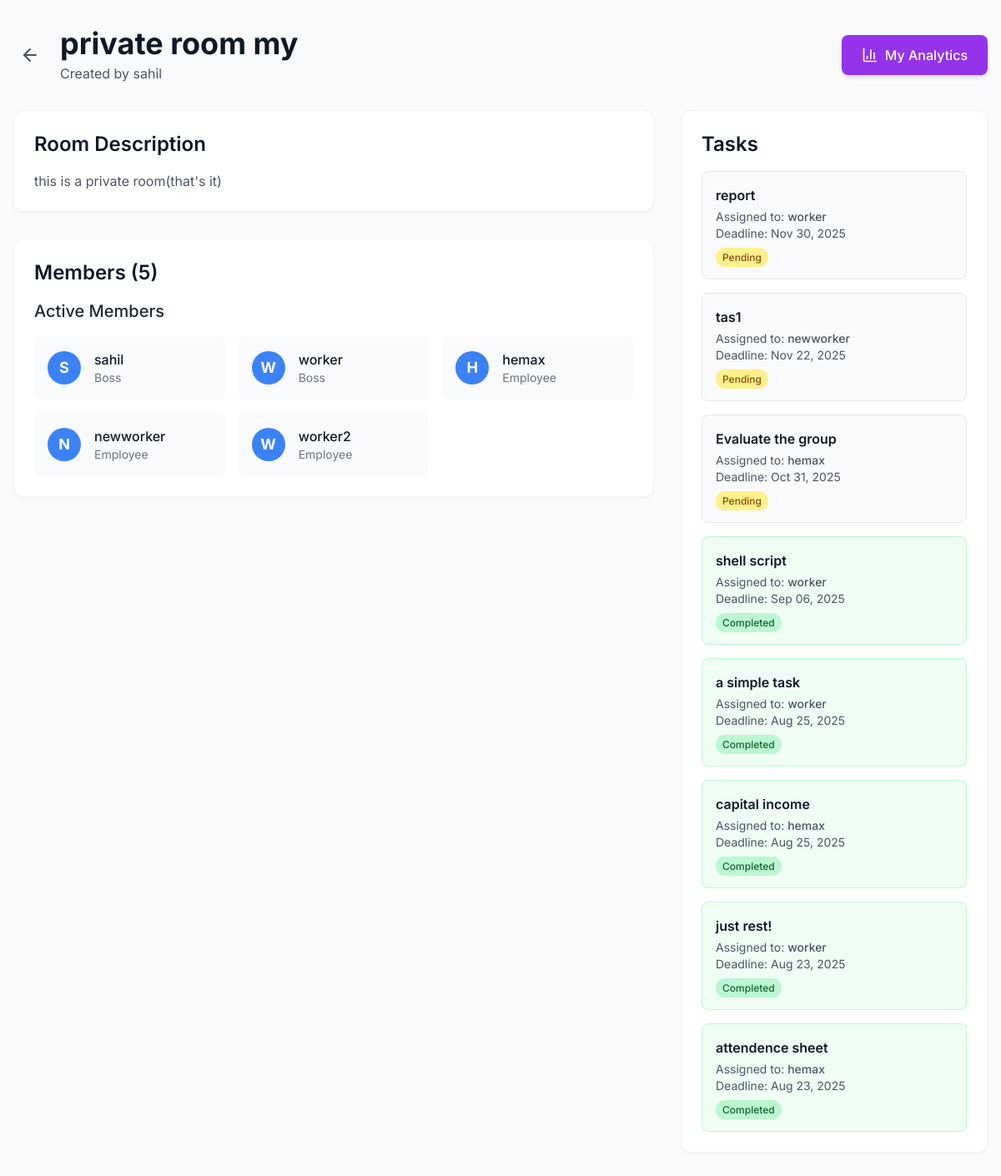
The page /rooms/2/ (signed in) on the database its author committed.
### core/models.py (models this page shows, shortened)
class TaskRoom(models.Model):
    name = models.CharField(max_length=255)
    description = models.TextField(blank=True)
    created_by = models.ForeignKey(User, on_delete=models.CASCADE)  # Boss/Admin
    created_at = models.DateTimeField(auto_now_add=True)
    is_public = models.BooleanField(default=True)
    room_code = models.UUIDField(default=uuid.uuid4, unique=True, editable=False)

class Membership(models.Model):
    ROLE_CHOICES = (
        ('boss', 'Boss'),
        ('employee', 'Employee'),
    )
    MEMBERSHIP_STATUS_CHOICES = (
        ('pending', 'Pending'),
        ('accepted', 'Accepted'),
        ('rejected', 'Rejected'),
    )
    user = models.ForeignKey(User, on_delete=models.CASCADE)
    task_room = models.ForeignKey(TaskRoom, on_delete=models.CASCADE)
    role = models.CharField(max_length=10, choices=ROLE_CHOICES, default='employee')
    status = models.CharField(max_length=10, choices=MEMBERSHIP_STATUS_CHOICES, default='accepted')
    joined_at = models.DateTimeField(auto_now_add=True)

class Profile(models.Model):
    ROLE_CHOICES = (
        ('admin', 'Admin'),
        ('boss', 'Boss'),
        ('employee', 'Employee'),
    )
    user = models.OneToOneField(User, on_delete=models.CASCADE)
    role = models.CharField(max_length=10, choices=ROLE_CHOICES)

class Task(models.Model):
    task_room = models.ForeignKey(TaskRoom, on_delete=models.CASCADE)
    title = models.CharField(max_length=255)
    description = models.TextField(blank=True)
    assigned_to = models.ForeignKey(User, on_delete=models.CASCADE)
    deadline = models.DateField()
    status = models.CharField(max_length=20, choices=[
        ('pending', 'Pending'),
        ('in_progress', 'In Progress'),
        ('completed', 'Completed'),
    ], default='pending')
    importance = models.CharField(max_length=10, choices=IMPORTANCE_CHOICES, default='medium')
    created_at = models.DateTimeField(auto_now_add=True)

### core/views.py (the view)
# urls.py: path('rooms/<int:room_id>/', views.room_detail, name='room_detail'),
@login_required
def room_detail(request, room_id):
    room = get_object_or_404(TaskRoom, id=room_id)
    profile = request.user.profile
    if not has_room_access(request.user, room):
        return HttpResponseForbidden("You do not have access to this room.")
    accepted_members = Membership.objects.filter(
        task_room=room,
        status='accepted'
    ).select_related('user')
    pending_members = Membership.objects.filter(
        task_room=room,
        status='pending'
    ).select_related('user')
    all_members = Membership.objects.filter(task_room=room)
    tasks = Task.objects.filter(task_room=room).order_by('-deadline')
    submissions = Submission.objects.filter(
        task__task_room=room  # task (FK) -> task_room field
    ).select_related('task', 'submitted_by')
    pending_submissions = submissions.filter(score__isnull=True)
    reviewed_submissions = submissions.exclude(score__isnull=True)
    total_tasks = tasks.count()
    completed_tasks = tasks.filter(status='completed').count()
    room_completion_rate = round(
        (completed_tasks / total_tasks) * 100, 1
    ) if total_tasks > 0 else 0
    is_owner = room.created_by == request.user
    is_admin = profile.role == 'admin'
    can_manage = can_manage_room(request.user, room)
    return render(request, 'core/room_detail.html', {
        'room': room,
        'members': all_members,
        'accepted_members': accepted_members,
        'pending_members': pending_members,
        'tasks': tasks,
        'pending_submissions': pending_submissions,
        'reviewed_submissions': reviewed_submissions,
        'is_owner': is_owner,
        'is_admin': is_admin,
        'can_manage': can_manage,
        'total_tasks': total_tasks,
        'completed_tasks': completed_tasks,
        'room_completion_rate': room_completion_rate,
    })

### core/views.py (called while the page is built)
def has_room_access(user, room):
    if not user.is_authenticated:
        return False
    if user.profile.role == 'admin':
        return True
    if room.created_by == user:
        return True
    return Membership.objects.filter(
        user=user,
        task_room=room,
        status='accepted'
    ).exists()

def can_manage_room(user, room):
    if not user.is_authenticated:
        return False
    if user.profile.role == 'admin':
        return True
    return room.created_by == user

### core/templates/core/room_detail.html (shortened to what this page needs)
<!DOCTYPE html>
<html lang="en">
<head>
    <script src="https://cdn.tailwindcss.com"></script>
</head>
<body class="bg-gray-50 min-h-screen">
    <div class="container mx-auto px-4 py-8 max-w-7xl">
        <div class="flex items-center justify-between mb-8">
            <div class="flex items-center space-x-4">
                <a href="{% url 'room_list' %}" class="p-2 hover:bg-gray-200 rounded-lg transition-colors">
                    <i data-lucide="arrow-left" class="w-6 h-6 text-gray-600"></i>
                </a>
                <div>
                    <h1 class="text-4xl font-bold text-gray-900">{{ room.name }}</h1>
                    <p class="text-gray-600 mt-1">
                        Created by {{ room.created_by.username }}
                    </p>
                </div>
            </div>
            <div class="flex items-center space-x-3">
                {% if is_owner %}
                    <button id="edit-room-button" class="bg-blue-600 hover:bg-blue-700 text-white font-medium py-3 px-6 rounded-lg transition-colors flex items-center space-x-2 shadow-md hover:shadow-lg">
                        <i data-lucide="edit-2" class="w-5 h-5"></i>
                        <span>Edit Room</span>
                    </button>
                    <a href="{% url 'create_task' %}" class="bg-blue-600 hover:bg-blue-700 text-white font-medium py-3 px-6 rounded-lg transition-colors flex items-center space-x-2 shadow-md hover:shadow-lg">
                        <i data-lucide="plus-circle" class="w-5 h-5"></i>
                        <span>Assign Task</span>
                    </a>
                    <a href="{% url 'room_analytics' room.id %}" class="bg-purple-600 hover:bg-purple-700 text-white font-medium py-3 px-6 rounded-lg transition-colors flex items-center space-x-2 shadow-md hover:shadow-lg">
                        <i data-lucide="bar-chart-3" class="w-5 h-5"></i>
                        <span>Analytics</span>
                    </a>
                    <a href="{% url 'delete_room' room.id %}" class="bg-red-500 hover:bg-red-600 text-white font-medium py-3 px-6 rounded-lg transition-colors flex items-center space-x-2 shadow-md hover:shadow-lg">
                        <i data-lucide="trash-2" class="w-5 h-5"></i>
                        <span>Delete Room</span>
                    </a>
                {% else %}
                    <a href="{% url 'employee_analytics_room' room.id %}"
                       class="bg-purple-600 hover:bg-purple-700 text-white font-medium py-3 px-6 rounded-lg transition-colors flex items-center space-x-2 shadow-md hover:shadow-lg">
                        <i data-lucide="bar-chart-3" class="w-5 h-5"></i>
                        <span>My Analytics</span>
                    </a>
                {% endif %}
            </div>
        </div>
        <div class="grid grid-cols-1 lg:grid-cols-3 gap-8">
            <div class="lg:col-span-2 space-y-8">
                <div class="bg-white rounded-xl shadow-sm p-6 border border-gray-100">
                    <h2 class="text-2xl font-semibold text-gray-900 mb-4">Room Description</h2>
                    <p class="text-gray-600">{{ room.description }}</p>
                </div>
                <div class="bg-white rounded-xl shadow-sm p-6 border border-gray-100">
                    <div class="flex justify-between items-center mb-4">
                        <h2 class="text-2xl font-semibold text-gray-900">Members ({{ members.count }})</h2>
                    </div>
                    <div class="space-y-4">
                        {% if accepted_members %}
                            <h3 class="text-xl font-medium text-gray-800">Active Members</h3>
                            <div class="grid grid-cols-1 sm:grid-cols-2 md:grid-cols-3 gap-4">
                                {% for membership in accepted_members %}
                                    <div class="flex items-center p-4 bg-gray-50 rounded-lg transition-shadow duration-300 hover:shadow-sm">
                                        <div class="w-10 h-10 bg-blue-500 rounded-full flex items-center justify-center text-white font-bold text-lg mr-4">
                                            {{ membership.user.username|first|upper }}
                                        </div>
                                        <div class="flex-grow">
                                            <p class="font-medium text-gray-900">{{ membership.user.username }}</p>
                                            <p class="text-sm text-gray-500">{{ membership.user.profile.get_role_display|capfirst }}</p>
                                        </div>
                                    </div>
                                {% endfor %}
                            </div>
                        {% endif %}
                    </div>
                </div>
            </div>
            <div class="lg:col-span-1 space-y-8">
                <div class="bg-white rounded-xl shadow-sm p-6 border border-gray-100">
                    <h2 class="text-2xl font-semibold text-gray-900 mb-4">Tasks</h2>
                    <div class="space-y-4">
                        {% for task in tasks %}
                            <div class="p-4 rounded-lg border {% if task.status == 'completed' %}border-green-200 bg-green-50{% else %}border-gray-200 bg-gray-50{% endif %}">
                                <h3 class="font-semibold text-gray-900 mb-1">{{ task.title }}</h3>
                                <p class="text-sm text-gray-600">Assigned to: <span class="font-medium">{{ task.assigned_to.username }}</span></p>
                                <p class="text-sm text-gray-600">Deadline: {{ task.deadline|date:"M d, Y" }}</p>
                                <p class="text-sm mt-2">
                                    <span class="px-2 py-1 rounded-full text-xs font-medium {% if task.status == 'pending' %}bg-yellow-200 text-yellow-800{% else %}bg-green-200 text-green-800{% endif %}">
                                        {{ task.get_status_display|capfirst }}
                                    </span>
                                </p>
                            </div>
                        {% empty %}
                            <p class="text-gray-500">No tasks have been created for this room yet.</p>
                        {% endfor %}
                    </div>
                </div>
            </div>
        </div>
    </div>
</body>
</html>

### core/templates/core/room_detail.html (style rules this page uses)
body { font-family: 'Inter', sans-serif; }

### rows shown on the page
TaskRoom: name "private room my", created_by.username "sahil", description "this is a private room(that's it)"
Membership: user.username|first "S", user.username "sahil", user.profile.role "Boss"
Membership: user.username|first "W", user.username "worker", user.profile.role "Boss"
Membership: user.username|first "H", user.username "hemax", user.profile.role "Employee"
Membership: user.username|first "N", user.username "newworker", user.profile.role "Employee"
Membership: user.username|first "W", user.username "worker2", user.profile.role "Employee"
Task: title "report", assigned_to.username "worker", deadline "Nov 30, 2025", status "Pending"
Task: title "tas1", assigned_to.username "newworker", deadline "Nov 22, 2025", status "Pending"
Task: title "Evaluate the group", assigned_to.username "hemax", deadline "Oct 31, 2025", status "Pending"
Task: title "shell script", assigned_to.username "worker", deadline "Sep 06, 2025", status "Completed"
Task: title "a simple task", assigned_to.username "worker", deadline "Aug 25, 2025", status "Completed"
Task: title "capital income", assigned_to.username "hemax", deadline "Aug 25, 2025", status "Completed"
Task: title "just rest!", assigned_to.username "worker", deadline "Aug 23, 2025", status "Completed"
Task: title "attendence sheet", assigned_to.username "hemax", deadline "Aug 23, 2025", status "Completed"

### other values the page prints
{{ members.count }} "5"
